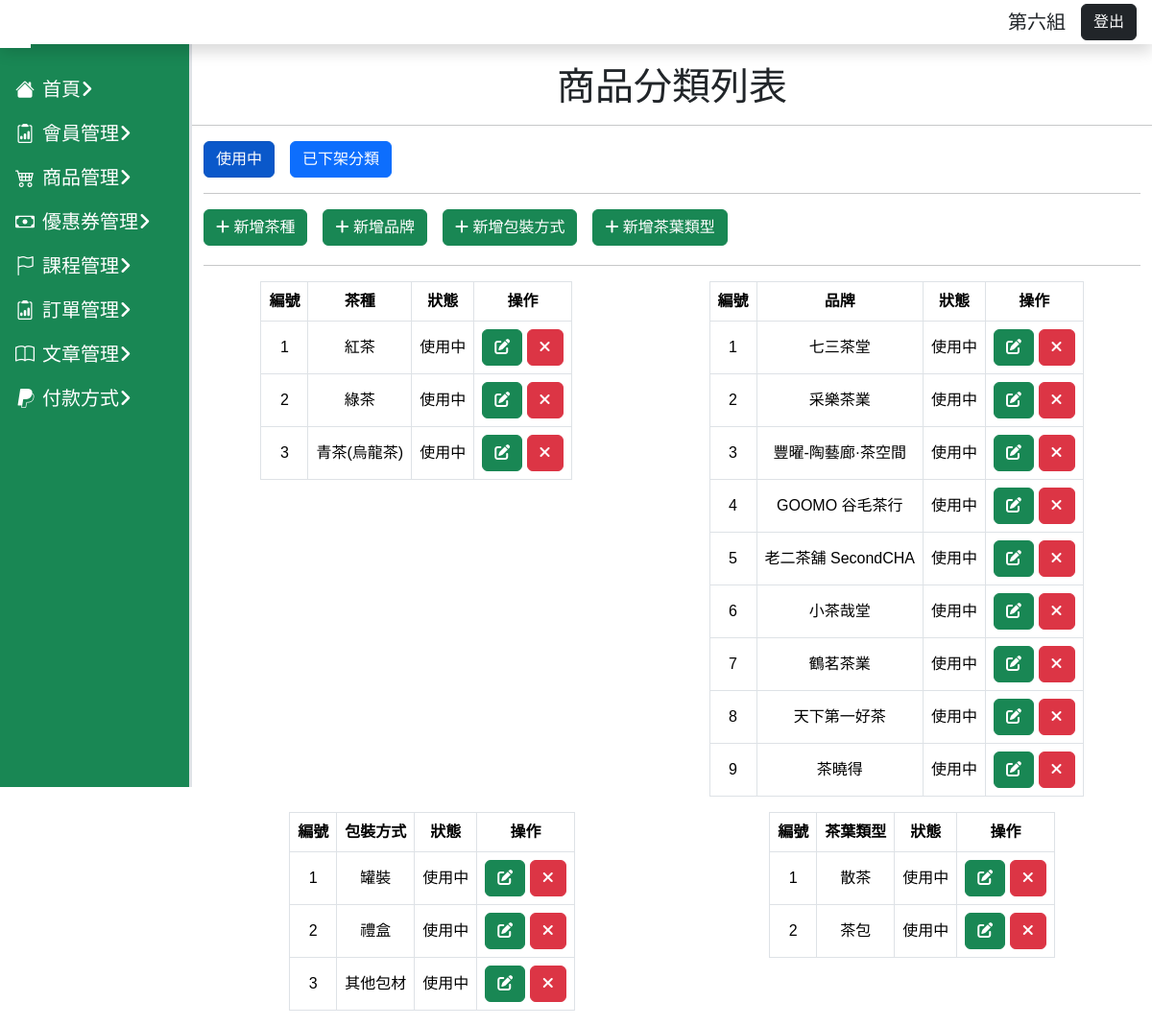
Before: /product/product-category.php with the older database file.
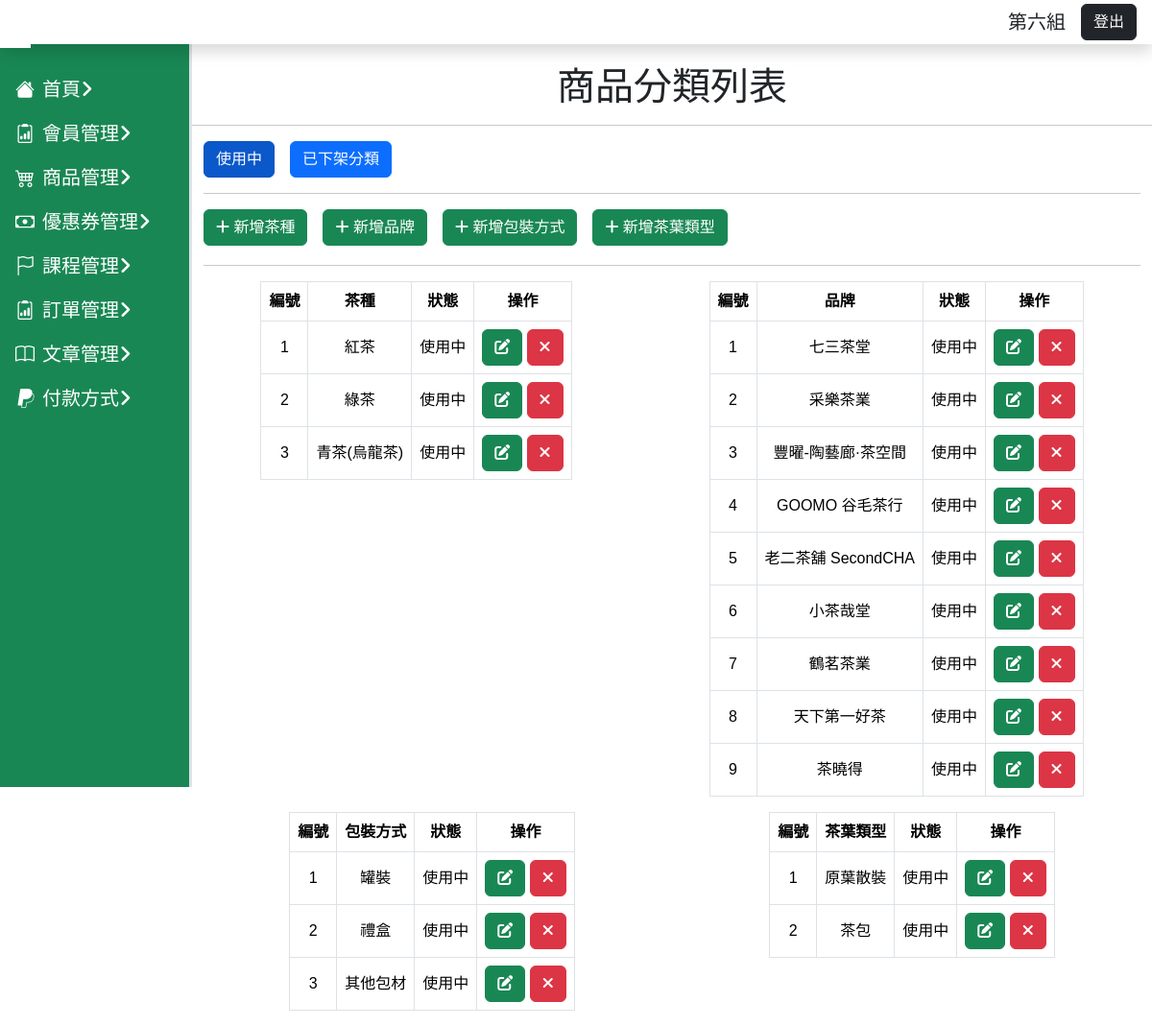
After: the same page with the newer database file.
### tables this page shows
CREATE TABLE `style` (
  `id` int(6) UNSIGNED NOT NULL,
  `name` varchar(30) NOT NULL,
  `valid` int(2) UNSIGNED NOT NULL
);

### product/product-category.php (the view, shortened to what the changed rows need)
<?php
require_once("../db_connect.php");
$valid = isset($_GET["valid"]) ? $_GET["valid"] : 1;
$sqlTc = "SELECT * FROM tea_category WHERE valid=$valid";
$sqlPc = "SELECT * FROM pack_category WHERE valid=$valid";
$sqlStyle = "SELECT * FROM style WHERE valid=$valid";
$sqlBrand = "SELECT * FROM brand WHERE valid=$valid";
$resultTc = $conn->query($sqlTc);
$resultPc = $conn->query($sqlPc);
$resultStyle = $conn->query($sqlStyle);
$resultBrand = $conn->query($sqlBrand);
$rowStyle = $resultStyle->fetch_all(MYSQLI_ASSOC);
$tcCount = $resultTc->num_rows;
$pcCount = $resultPc->num_rows;
$styleCount = $resultStyle->num_rows;
$brandCount = $resultBrand->num_rows;
?>
<!doctype html>
<html lang="en">
<head>
    <?php include("../css.php") ?>
</head>
<body>
    <div class="main-content">
        <div class="container-fluid text-center pt-3">
            <h1>商品分類列表</h1>
        </div>
        <div class="container-fluid">
            <?php if ($tcCount || $pcCount || $brandCount || $styleCount) : ?>
                <div class="row justify-content-around text-nowrap">
                    <?php if ($tcCount > 0) : ?>
                        <div class="col-auto">
                            <table class="table table-bordered text-center align-middle">
                                <thead>
                                    <th>編號</th>
                                    <th>茶種</th>
                                    <th>狀態</th>
                                    <th>操作</th>
                                </thead>
                            </table>
                        </div>
                    <?php else : ?>
                    <?php endif; ?>
                    <?php if ($brandCount > 0) : ?>
                        <div class="col-auto">
                            <table class="table table-bordered text-center align-middle">
                                <thead>
                                    <th>編號</th>
                                    <th>品牌</th>
                                    <th>狀態</th>
                                    <th>操作</th>
                                </thead>
                            </table>
                        </div>
                    <?php else : ?>
                    <?php endif; ?>
                    <?php if ($pcCount > 0) : ?>
                        <div class="col-auto">
                            <table class="table table-bordered text-center align-middle">
                                <thead>
                                    <th>編號</th>
                                    <th>包裝方式</th>
                                    <th>狀態</th>
                                    <th>操作</th>
                                </thead>
                            </table>
                        </div>
                    <?php else : ?>
                    <?php endif; ?>
                    <?php if ($styleCount > 0) : ?>
                        <div class="col-auto">
                            <table class="table table-bordered text-center align-middle">
                                <thead>
                                    <th>編號</th>
                                    <th>茶葉類型</th>
                                    <th>狀態</th>
                                    <th>操作</th>
                                </thead>
                                <tbody>
                                    <?php foreach ($rowStyle as $row) : ?>
                                        <tr>
                                            <td><?= $row["id"] ?></td>
                                            <td><?= $row["name"] ?></td>
                                            <td><?php if ($row["valid"] == 1) : ?>
                                                    使用中
                                                <?php else : ?>
                                                    已停用
                                                <?php endif; ?>
                                            </td>
                                            <td>
                                                <a class="btn btn-success" href="category-edit.php?id=<?= $row["id"] ?>&category=4"><i class="fa-solid fa-pen-to-square"></i></a>
                                                <a href="doDeleteCategory.php?id=<?= $row["id"] ?>&valid=<?= $row["valid"] ?>&category=4" class="btn btn-danger">
                                                    <?php if (isset($_GET["valid"]) && $row["valid"] == 0) : ?>
                                                        <i class="fa-solid fa-plus"></i>
                                                    <?php else : ?>
                                                        <i class="fa-solid fa-xmark"></i>
                                                    <?php endif; ?>
                                                </a>
                                            </td>
                                        </tr>
                                    <?php endforeach; ?>
                                </tbody>
                            </table>
                        </div>
                    <?php else : ?>
                    <?php endif; ?>
                </div>
            <?php else : ?>
                <div class="text-center mt-5">
                    <h1>無下架分類</h1>
                </div>
            <?php endif; ?>
        </div>
    </div>
</body>
</html>

Changed rows visible on the page:
changed style id 1: name "散茶" → "原葉散裝"
